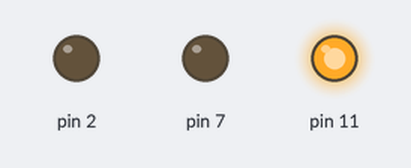
Recording of a sketch running on a simulated Arduino Uno, built with avr-gcc and run on an emulated ATmega328P. Parts: output pins drawn as LEDs (lit = HIGH).

Above: at 0.2 s.
At 3.7 s:
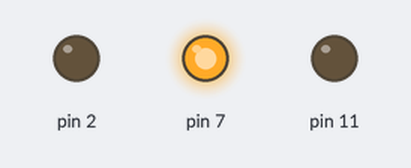
At 6.2 s:
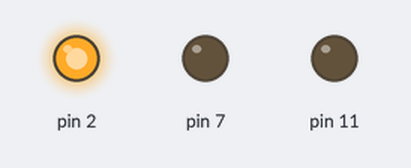
At 7.0 s:
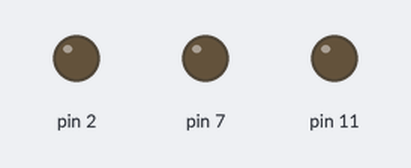
Timing chart, 0 to 9.8 s (numbered marks = the images above):
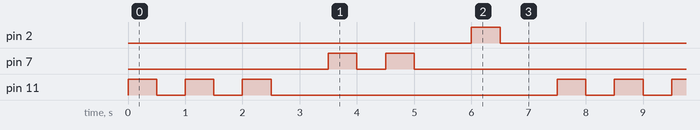

The sketch:

sketch_aug19a.ino
```cpp
int greenLED = 11;
int i = 0;
int blueLED = 7;
int p = 0;
int whiteLED = 2;
int l = 0;


void setup() {
  pinMode(11,OUTPUT);
  pinMode(7,OUTPUT);
  pinMode(2,OUTPUT);
  // put your setup code here, to run once:

}

void loop() {
  blinkgreenLED();
  delay(500);

  blinkblueLED();
  delay(500);


  blinkwhiteLED();
  delay(500);

}

void blinkgreenLED() {
  for (i=0; i<3; i++){


  digitalWrite(11,HIGH);
  delay(500);
  digitalWrite(11,LOW);
  delay(500);

  }
}

void blinkblueLED(){
  for (p=0; p<2; p++){


  digitalWrite(7,HIGH);
  delay(500);
  digitalWrite(7,LOW);
  delay(500);
  }

}

void blinkwhiteLED(){
  for (l=0; l<1; l++){


  digitalWrite(2,HIGH);
  delay(500);
  digitalWrite(2,LOW);
  delay(500);
  }
}
```

Measured:
- by itself, pin 2: alternates HIGH for 0.50 s and LOW for 7.0 s
- by itself, pin 7: repeats every 7.5 s: LOW 0.50 s, HIGH 0.50 s, LOW 6.0 s, HIGH 0.50 s
- by itself, pin 11: repeats every 7.5 s: 2 × (LOW 0.50 s, HIGH 0.50 s), LOW 5.0 s, HIGH 0.50 s
